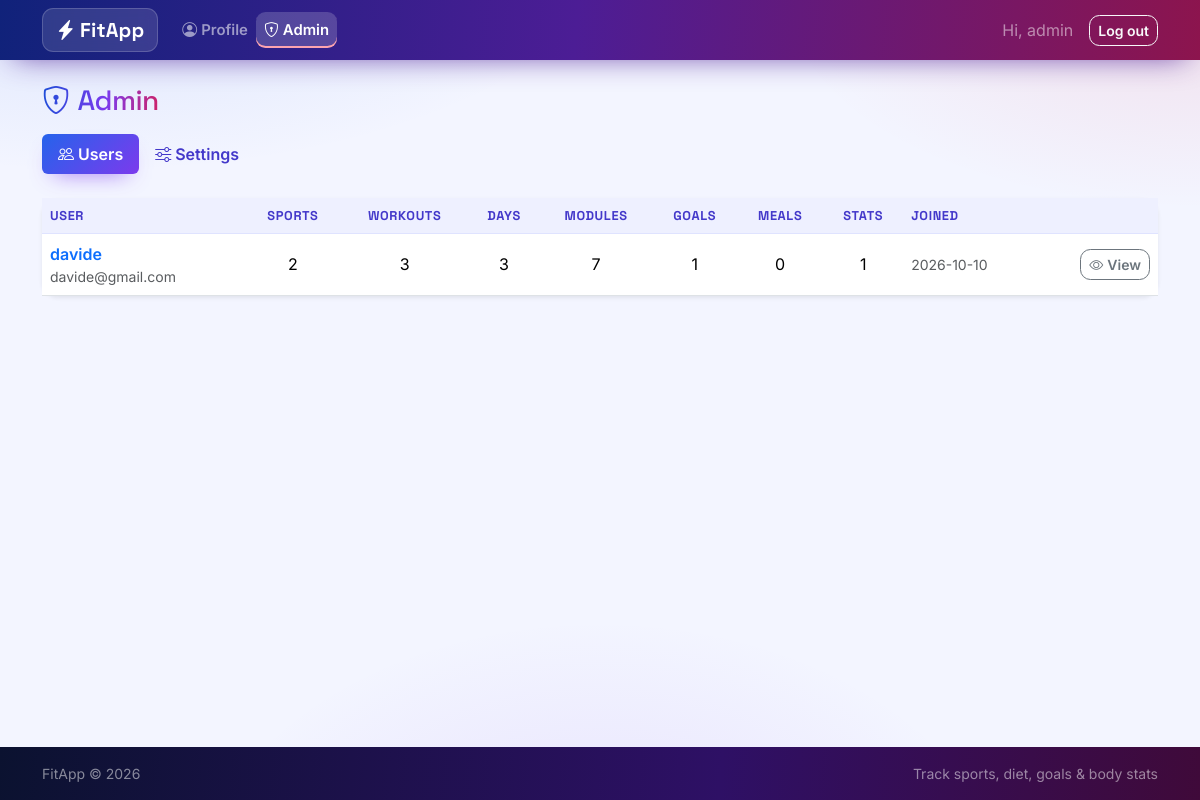
The app's page /admin/ (signed in) with its own data.
### tables this page shows
CREATE TABLE users (
    id            INTEGER PRIMARY KEY AUTOINCREMENT,
    username      TEXT UNIQUE NOT NULL,
    email         TEXT UNIQUE NOT NULL,
    password_hash TEXT NOT NULL,
    height_cm     REAL,
    birth_date    TEXT,
    sex           TEXT,
    created_at    TEXT NOT NULL DEFAULT (datetime('now'))
, role TEXT NOT NULL DEFAULT 'user');

### fitapp/routes/admin.py (the view)
@bp.route("/")
@admin_required
def index():
    db = get_db()
    users = db.execute(
        "SELECT * FROM users WHERE role != 'admin' ORDER BY created_at DESC, id DESC"
    ).fetchall()
    rows = []
    for user in users:
        row = {"user": user, "counts": _counts(db, user["id"])}
        rows.append(row)
    return render_template("admin/index.html", users=rows)

### fitapp/auth.py (called while the page is built)
def load_current_user():
    user_id = session.get("user_id")
    if user_id is None:
        g.user = None
    else:
        g.user = get_db().execute(
            "SELECT * FROM users WHERE id = ?", (user_id,)
        ).fetchone()
    return g.user

def admin_required(view):
    @wraps(view)
    def wrapped(*args, **kwargs):
        if load_current_user() is None:
            flash("Please log in to access this page.", "warning")
            return redirect(url_for("auth.login", next=request.path))
        if g.user["role"] != "admin":
            flash("You do not have permission to access that page.", "danger")
            return redirect(url_for("dashboard.index"))
        return view(*args, **kwargs)
    return wrapped

@bp.before_app_request
def _load_user():
    load_current_user()
    if g.user is not None and g.user["role"] == "admin":
        blueprint = (request.endpoint or "").split(".", 1)[0]
        if blueprint in ADMIN_BLOCKED_BLUEPRINTS:
            flash("Admin accounts manage users and settings only.", "warning")
            return redirect(url_for("admin.index"))

### fitapp/db.py (called while the page is built)
def get_db():
    if "db" not in g:
        g.db = sqlite3.connect(
            current_app.config["DATABASE"],
            detect_types=sqlite3.PARSE_DECLTYPES,
        )
        g.db.row_factory = sqlite3.Row
        g.db.execute("PRAGMA foreign_keys = ON")
    return g.db

### fitapp/templates/admin/index.html (shortened to what this page needs)
{% extends "base.html" %}
{% block content %}
<div class="d-flex justify-content-between align-items-center mb-3">
  <h1 class="h3 mb-0"><i class="bi bi-shield-lock me-2"></i>Admin</h1>
</div>
{% include "admin/_tabs.html" %}
<div class="card shadow-sm border-0">
  <div class="card-body p-0">
    <div class="table-responsive">
      <table class="table table-hover align-middle mb-0">
        <thead class="table-light">
          <tr>
            <th>User</th>
            <th class="text-center">Sports</th>
            <th class="text-center">Workouts</th>
            <th class="text-center">Days</th>
            <th class="text-center">Modules</th>
            <th class="text-center">Goals</th>
            <th class="text-center">Meals</th>
            <th class="text-center">Stats</th>
            <th>Joined</th>
            <th></th>
          </tr>
        </thead>
        <tbody>
          {% for entry in users %}
          {% set u = entry['user'] %}
          {% set c = entry['counts'] %}
          <tr>
            <td>
              <a class="fw-semibold text-decoration-none" href="{{ url_for('admin.user_detail', user_id=u['id']) }}">
                {{ u['username'] }}
              </a>
              <div class="small text-muted">{{ u['email'] }}</div>
            </td>
            <td class="text-center">{{ c['sports'] }}</td>
            <td class="text-center">{{ c['workouts'] }}</td>
            <td class="text-center">{{ c['days'] }}</td>
            <td class="text-center">{{ c['modules'] }}</td>
            <td class="text-center">{{ c['goals'] }}</td>
            <td class="text-center">{{ c['meals'] }}</td>
            <td class="text-center">{{ c['measurements'] }}</td>
            <td class="small text-muted">{{ (u['created_at'] or '')[:10] }}</td>
            <td class="text-end">
              <a class="btn btn-sm btn-outline-secondary" href="{{ url_for('admin.user_detail', user_id=u['id']) }}">
                <i class="bi bi-eye me-1"></i>View
              </a>
            </td>
          </tr>
          {% else %}
          <tr>
            <td colspan="10" class="text-center text-muted py-4">No users yet.</td>
          </tr>
          {% endfor %}
        </tbody>
      </table>
    </div>
  </div>
</div>
{% endblock %}

### fitapp/templates/base.html (shortened to what this page needs)
<!doctype html>
<html lang="en" data-bs-theme="light">
<head>
  <link href="https://cdn.jsdelivr.net/npm/bootstrap@5.3.3/dist/css/bootstrap.min.css" rel="stylesheet">
  <link href="https://cdn.jsdelivr.net/npm/bootstrap-icons@1.11.3/font/bootstrap-icons.min.css" rel="stylesheet">
  <link href="{{ url_for('static', filename='css/style.css') }}" rel="stylesheet">
</head>
<body class="d-flex flex-column min-vh-100">
<nav class="navbar navbar-expand-lg navbar-dark navbar-fitapp sticky-top">
  <div class="container">
    <a class="navbar-brand fw-bold" href="{{ url_for('dashboard.index') }}">
      <i class="bi bi-lightning-charge-fill me-1"></i>FitApp
    </a>
    <div class="collapse navbar-collapse" id="mainNav">
      {% if g.user %}
      <ul class="navbar-nav me-auto">
        {% if g.user['role'] == 'admin' %}
        <li class="nav-item"><a class="nav-link {% if request.endpoint and request.endpoint.startswith('profile.') %}active{% endif %}"
           href="{{ url_for('profile.index') }}"><i class="bi bi-person-circle me-1"></i>Profile</a></li>
        <li class="nav-item"><a class="nav-link {% if request.endpoint and request.endpoint.startswith('admin.') %}active{% endif %}"
           href="{{ url_for('admin.index') }}"><i class="bi bi-shield-lock me-1"></i>Admin</a></li>
        {% endif %}
      </ul>
      <div class="d-flex align-items-center">
        <span class="navbar-text me-3 text-white-50">Hi, {{ g.user['username'] }}</span>
        <form action="{{ url_for('auth.logout') }}" method="post" class="m-0">
          <button class="btn btn-outline-light btn-sm" type="submit">Log out</button>
        </form>
      </div>
      {% endif %}
    </div>
  </div>
</nav>
<main class="container py-4 flex-grow-1">
  {% block content %}{% endblock %}
</main>
<footer class="bg-dark text-white-50 py-3 mt-auto">
  <div class="container small d-flex justify-content-between">
    <span>FitApp &copy; {{ now_year if now_year else '2026' }}</span>
    <span>Track sports, diet, goals &amp; body stats</span>
  </div>
</footer>
</body>
</html>

### fitapp/static/css/style.css (style rules this page uses)
:root { --fa-blue: #2563eb; --fa-blue-deep: #1d4ed8; --fa-violet: #7c3aed; --fa-violet-deep: #5b21b6; --fa-red: #ef4444; --fa-rose: #e11d48; --fa-ink: #0b1230; --grad-main: linear-gradient(135deg, #2563eb 0%, #7c3aed 55%, #e11d48 120%); --grad-btn: linear-gradient(135deg, #2563eb 0%, #7c3aed 100%); --grad-btn-hover: linear-gradient(135deg, #1d4ed8 0%, #6d28d9 100%); --grad-fire: linear-gradient(135deg, #7c3aed 0%, #e11d48 100%); --font-display: "Space Grotesk", "Inter", system-ui, sans-serif; --font-body: "Inter", system-ui, -apple-system, "Segoe UI", sans-serif; }
* { -webkit-tap-highlight-color: transparent; }
body { font-family: var(--font-body); background-color: #f3f5ff; background-image: radial-gradient(900px 420px at 8% -10%, rgba(37, 99, 235, .14), transparent 60%), radial-gradient(760px 380px at 100% 0%, rgba(225, 29, 72, .10), transparent 55%), radial-gradient(700px 500px at 50% 115%, rgba(124, 58, 237, .12), transparent 60%); background-attachment: fixed; }
main h1, .h3, .h4 { font-family: var(--font-display); letter-spacing: -.02em; }
main > h1, h1.h3 { background: linear-gradient(95deg, #1d4ed8 0%, #7c3aed 55%, #e11d48 110%); -webkit-background-clip: text; background-clip: text; color: transparent; display: inline-block; }
.navbar-fitapp { background-image: linear-gradient(95deg, #10227a 0%, #4c1d95 48%, #9f1239 115%); box-shadow: 0 10px 30px -14px rgba(76, 29, 149, .85); }
.navbar-fitapp .navbar-brand { font-family: var(--font-display); font-weight: 700; letter-spacing: .01em; background: rgba(255, 255, 255, .12); border: 1px solid rgba(255, 255, 255, .18); padding: .38rem .8rem; border-radius: .7rem; backdrop-filter: blur(6px); }
.navbar-fitapp .nav-link { font-weight: 600; font-size: .93rem; border-radius: .6rem; padding: .45rem .8rem; transition: background-color .2s ease, transform .2s ease; }
.navbar-fitapp .nav-link.active { background-color: rgba(255, 255, 255, .18); box-shadow: inset 0 -2px 0 #fda4af; }
.btn { font-weight: 600; border-radius: .65rem; transition: transform .15s ease, box-shadow .2s ease, filter .2s ease; }
.card { border-radius: 1rem; border: 1px solid rgba(99, 102, 241, .14); box-shadow: 0 18px 40px -30px rgba(15, 23, 60, .55); transition: transform .2s ease, box-shadow .25s ease; }
.table > :not(caption) > * > *.table-light, .table-light { --bs-table-bg: #eef0ff; --bs-table-color: #4338ca; --bs-table-border-color: #dfe3ff; }
.table thead th { font-family: var(--font-display); font-size: .8rem; text-transform: uppercase; letter-spacing: .05em; }
.table > tbody > tr > td { vertical-align: middle; }
footer { background: linear-gradient(95deg, #0b1230 0%, #2e1065 60%, #4c0519 130%) !important; color: rgba(255, 255, 255, .55) !important; }

### records on screen
users: user.username "admin"
users: username "davide", email "davide@gmail.com", created_at "2026-10-10"

### other values on screen
{{ c['sports'] }} "2"
{{ c['workouts'] }} "3"
{{ c['days'] }} "3"
{{ c['modules'] }} "7"
{{ c['goals'] }} "1"
{{ c['meals'] }} "0"
{{ c['measurements'] }} "1"
